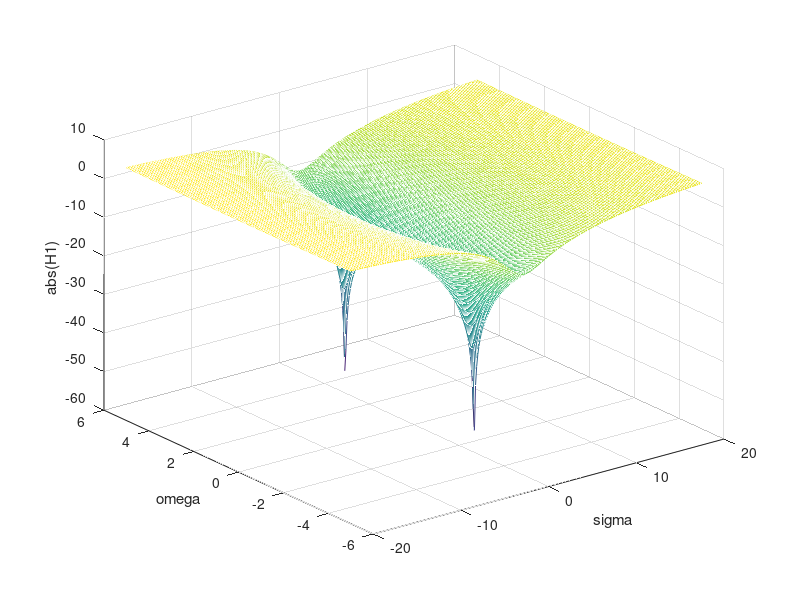

The MATLAB script that drew this image:
##% Define the range for sigma and omega
##sigma = linspace(-5, 5, 100);
##omega = linspace(-5, 5, 100);
##
##% Generate the meshgrid
##[sigmagrid, omegagrid] = meshgrid(sigma, omega);
##
##% Define the complex sgrid
##sgrid = sigmagrid + 1j * omegagrid;
##
##% Define the numerator and denominator coefficients of H(s)
##% Example coefficients (you can modify these as needed)
##b = [1];   % Numerator coefficients (change as required)
##a = [1, 2, 1]; % Denominator coefficients (change as required)
##
##% Evaluate the numerator and denominator polynomials at sgrid
##H1 = polyval(b, sgrid) ./ polyval(a, sgrid);
##
##% Generate the surface plot of the magnitude of H(s) in dB
##mesh(sigma, omega, 20 * log10(abs(H1)));
##xlabel('Sigma');
##ylabel('Omega');
##zlabel('Magnitude (dB)');
##title('3-D Surface Plot of the Magnitude of H(s) in dB');
##
##

clear all;
close all;
sigma = linspace(-20, 20, 200);
omega = linspace(-5, 5, 200);
[sigmagrid, omegagrid] = meshgrid(sigma, omega);
sgrid = sigmagrid + 1i*omegagrid;
b = [2 2 17];
a = [1 4 104];
H1 = polyval(b, sgrid)./polyval(a, sgrid);
mesh(sigma, omega, 20*log10(abs(H1)));
xlabel('sigma');
ylabel('omega');
zlabel('abs(H1)');
